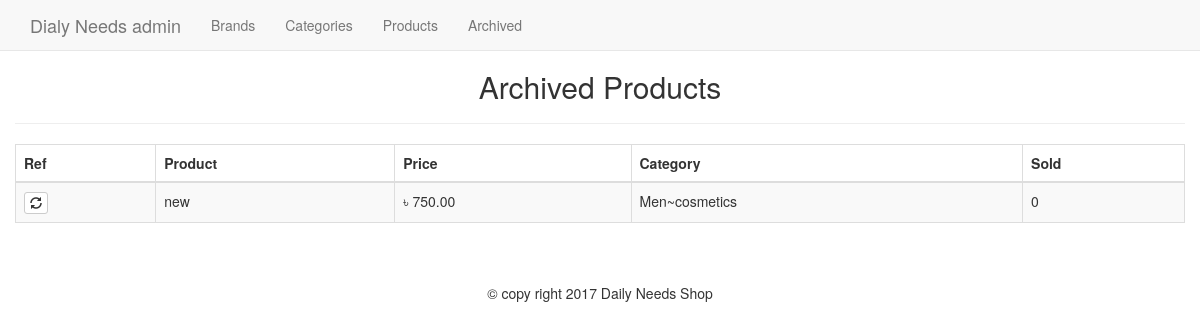
Screenshot of /admin/archived.php with the database file from the repository.
### tables this page shows
CREATE TABLE IF NOT EXISTS `products` (
  `id` int(11) NOT NULL,
  `title` varchar(255) NOT NULL,
  `price` decimal(10,2) NOT NULL,
  `list_price` decimal(10,2) NOT NULL,
  `brand` int(11) NOT NULL,
  `categories` varchar(255) NOT NULL,
  `image` varchar(255) NOT NULL,
  `description` text NOT NULL,
  `featured` tinyint(4) NOT NULL DEFAULT '0',
  `sizes` text NOT NULL,
  `deleted` tinyint(4) NOT NULL DEFAULT '0'
);

### helpers/helpers.php (called while the page is built, shortened)
<?php
function money($number)
{
  return '৳ '.number_format($number,2);
}

### admin/archived.php (the view, shortened to what this page needs)
<?php
require_once '../core/init.php';
include 'includes/head.php';
include 'includes/navigation.php';
$sqlArc = "SELECT * FROM products WHERE deleted = 1";
$sqlArc_res = $db->query($sqlArc);
?>
<h2 class="text-center">Archived Products</h2>
<table class="table table-bordered table-condenced table-striped"><hr>
      <thead>
          <th>Ref</th>
          <th>Product</th>
          <th>Price</th>
          <th>Category</th>
          <th>Sold</th>
      </thead>
      <tbody>
          <?php while($sqlArc_result = mysqli_fetch_assoc($sqlArc_res)):
            $child_id = $sqlArc_result['categories'];
            $cat_sql    =    "SELECT * FROM categories WHERE id = '$child_id'";
            $cat_query  =    $db->query($cat_sql);
            $child_result =  mysqli_fetch_assoc($cat_query);
            $parent_id    =  $child_result['parent'];
            $parent_sql   =   "SELECT * FROM categories WHERE id = '$parent_id'";
            $parent_query =  $db->query($parent_sql);
            $parent_result = mysqli_fetch_assoc($parent_query);
            $category_final = $parent_result['category'].'~'.$child_result['category'];
            ?>
          <tr>
            <td>
               <a href="archived.php?edit=<?=$sqlArc_result['id']; ?>" class="btn btn-xs btn-default"><span class="glyphicon glyphicon-refresh"></span></a>
            </td>
              <td><?php echo $sqlArc_result['title']; ?></td>
              <td><?=money($sqlArc_result['price']); ?></td>
              <td><?= $category_final; ?></td>
              <td>0</td>
            </tr>
          <?php endwhile; ?>
  </tbody>
</table>
<?php include 'includes/footer.php'; ?>

### css/style.css (style rules this page uses)
body { padding-top: 50px; }

### rows the page displays
products: title "new", price "৳ 750.00", category_final "Men~cosmetics"
